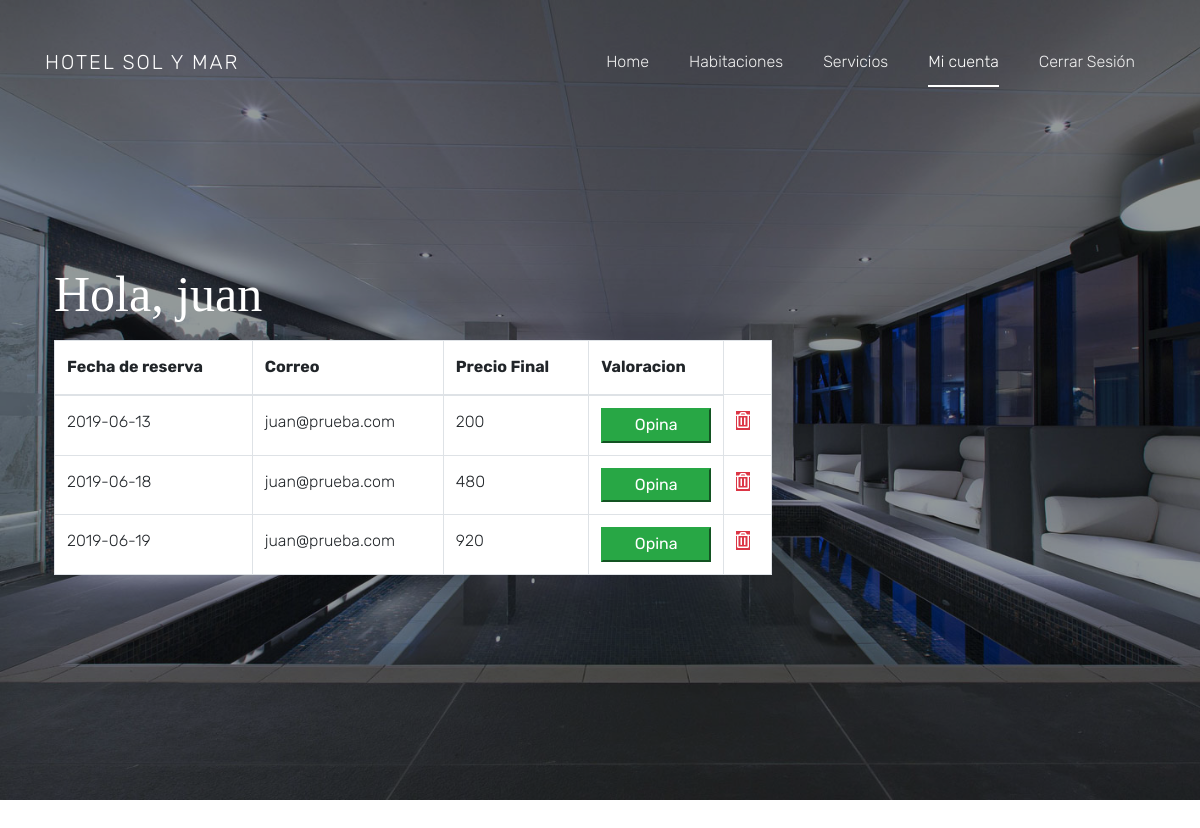
Screenshot of /cuenta.php (signed in) with the database file from the repository.
### tables this page shows
CREATE TABLE `reservas` (
  `id_reserva` int(11) NOT NULL,
  `fecha_reserva` date DEFAULT NULL,
  `usuario_correo` varchar(100) DEFAULT NULL,
  `precio_final` double NOT NULL
);

### cuenta.php (the view, shortened to what this page needs)
<?php
    $db = mysqli_connect('localhost','root','','hoteles')
    or die('Error connecting to MySQL server.');
    $correo =  $_SESSION['user'];
?>
<!DOCTYPE html>
<html lang="es">
<head>
  <link rel="stylesheet" href="https://use.fontawesome.com/releases/v5.6.3/css/all.css">
  <link rel="stylesheet" href="https://cdnjs.cloudflare.com/ajax/libs/font-awesome/4.7.0/css/font-awesome.min.css">
  <link rel="stylesheet" href="css/open-iconic-bootstrap.min.css">
  <link rel="stylesheet" href="css/animate.css">
  <link rel="stylesheet" href="css/owl.carousel.min.css">
  <link rel="stylesheet" href="css/owl.theme.default.min.css">
  <link rel="stylesheet" href="css/magnific-popup.css">
  <link rel="stylesheet" href="css/aos.css">
  <link rel="stylesheet" href="css/ionicons.min.css">
  <link rel="stylesheet" href="css/bootstrap-datepicker.css">
  <link rel="stylesheet" href="css/jquery.timepicker.css">
  <link rel="stylesheet" href="css/flaticon.css">
  <link rel="stylesheet" href="css/icomoon.css">
  <link rel="stylesheet" href="css/style.css">
</head>
<body>
  <nav class="navbar navbar-expand-lg navbar-dark ftco_navbar bg-dark ftco-navbar-light" id="ftco-navbar">
    <div class="container">
      <a class="navbar-brand" href="index.php">Hotel Sol Y Mar</a>
      <div class="collapse navbar-collapse" id="ftco-nav">
        <ul class="navbar-nav ml-auto">
          <li class="nav-item"><a href="indexUser.php" class="nav-link">Home</a></li>
          <li class="nav-item"><a href="roomsUser.php" class="nav-link">Habitaciones</a></li>
          <li class="nav-item"><a href="servicesUser.php" class="nav-link">Servicios</a></li>
          <li class="nav-item active"><a href="cuenta.php" class="nav-link">Mi cuenta</a></li>
          <li class="nav-item"><a href="logout.php" class="nav-link" name="log_out">Cerrar
              Sesión</a></li>
        </ul>
      </div>
    </div>
  </nav>
  <div class="block-31" style="position: relative;">
      <div class="block-30 item" style="background-image: url('images/cuenta_1.jpg');" data-stellar-background-ratio="0.5">
        <div class="container p-4">
          <div class="row align-items-center">
            <div class="col-md-8">
            <h2 id="saludo">Hola, <?php echo $_SESSION['name'] ?> </h3>
              <table class="table table-bordered" id="tabla-color">
                <thead>
                  <tr>
                    <th>Fecha de reserva</th>
                    <th>Correo</th>
                    <th>Precio Final</th>
                    <th>Valoracion</th>
                  </tr>
                </thead>
                <tbody>
                <?php
                  $query = "SELECT * FROM reservas WHERE usuario_correo = '$correo'";
                  $result_seach = mysqli_query($db, $query) or die(mysqli_error($db));
                  while($row = mysqli_fetch_assoc($result_seach)) { ?>
                  <tr>
                    <td><?php echo $row['fecha_reserva']; ?></td>
                    <td><?php echo $row['usuario_correo']; ?></td>
                    <td><?php echo $row['precio_final']; ?></td>
                    <td><input type="submit" class="btn-success btn-block" data-toggle="modal" data-target="#opiniones" value="Opina"></td>
                    <td><a href="cuentaDelRes.php?id_reserva=<?php echo $row['id_reserva']?>" class="btn-danger" onclick="return confirm('¿Seguro que quiere borrar la reserva?')">
                        <i class="far fa-trash-alt"></i>
                      </a></td>
                  </tr>
                  <?php } ?>
                </tbody>
              </table>
            </div>
          </div>
        </div>
      </div>
    </div>
</body>
</html>

### rows the page displays
reservas: fecha_reserva "2019-06-13", usuario_correo "juan@prueba.com", precio_final "200"
reservas: fecha_reserva "2019-06-18", usuario_correo "juan@prueba.com", precio_final "480"
reservas: fecha_reserva "2019-06-19", usuario_correo "juan@prueba.com", precio_final "920"

### other values shown
$_SESSION['name'] "juan"
